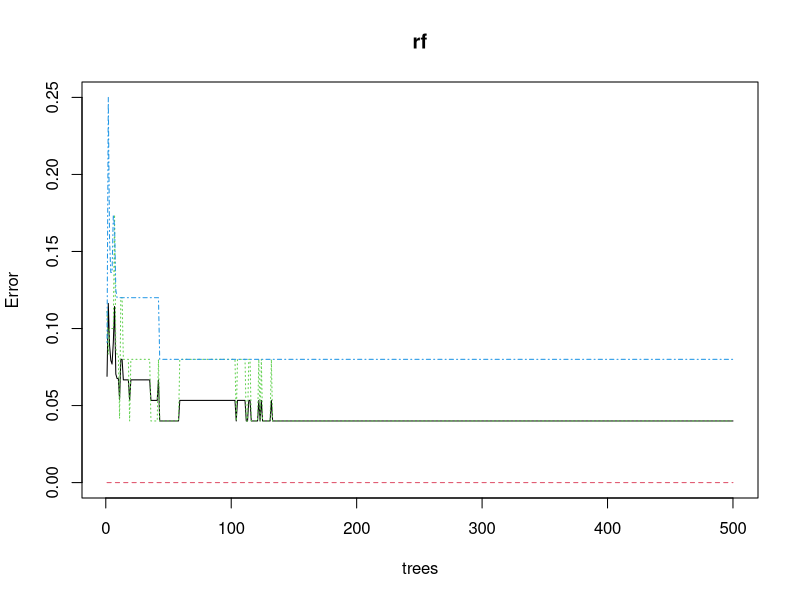
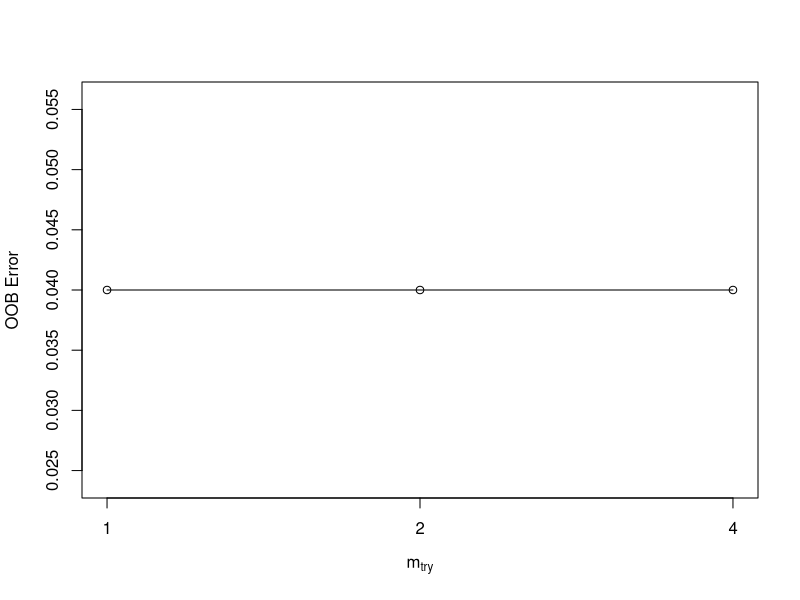
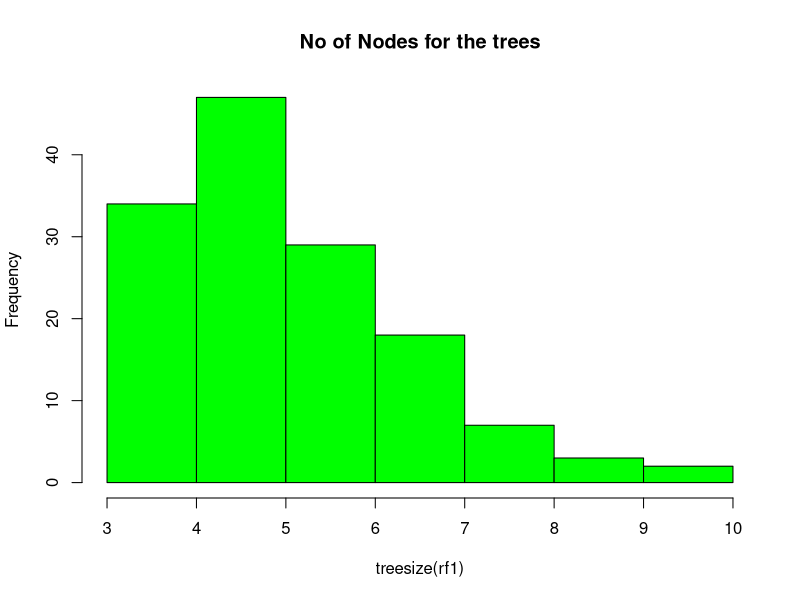
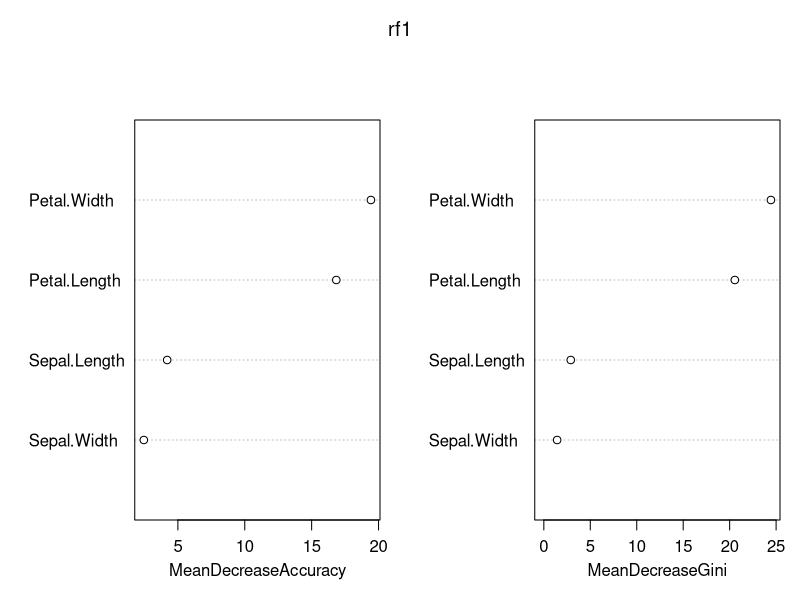
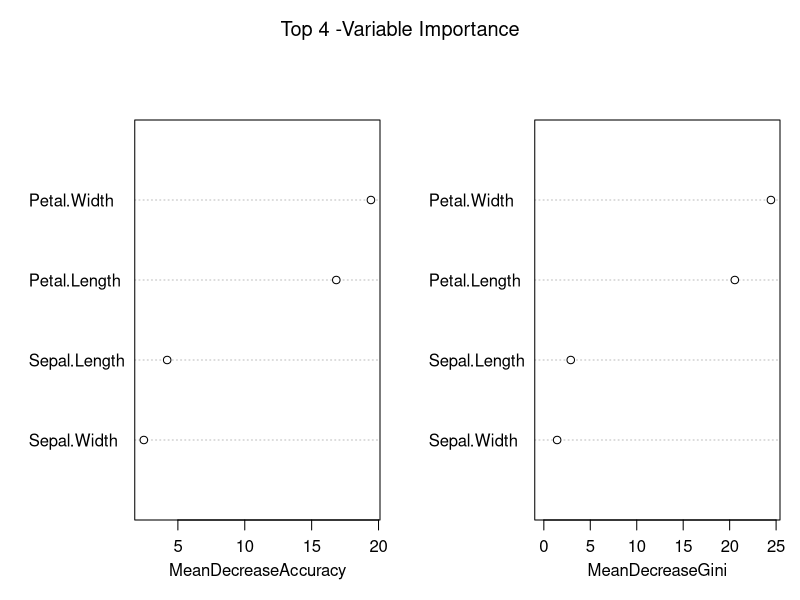
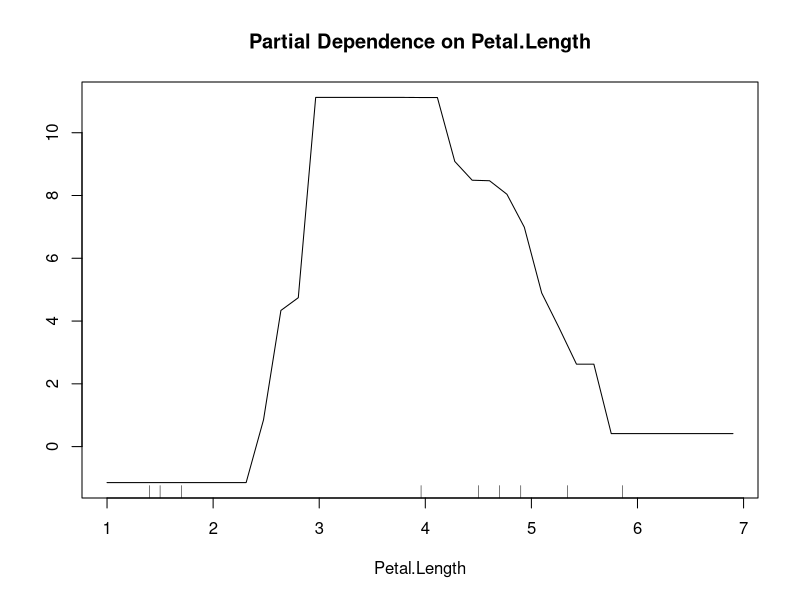
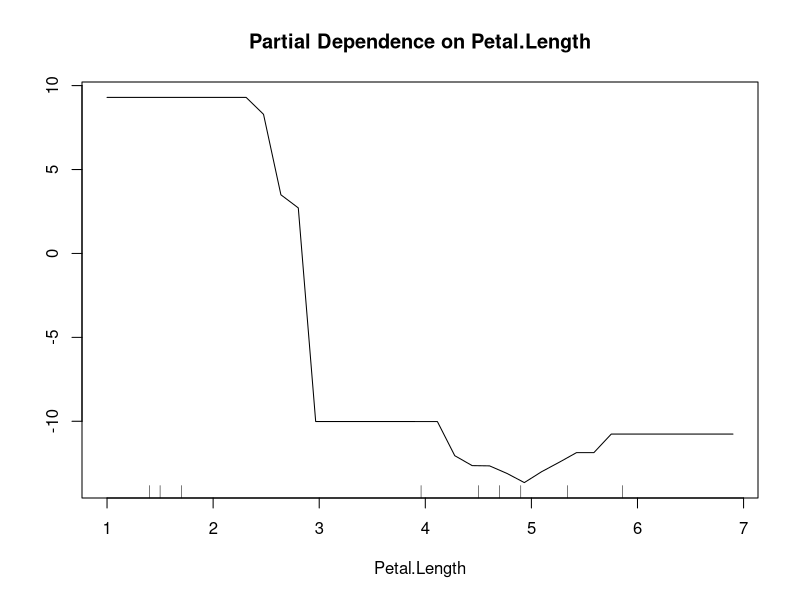
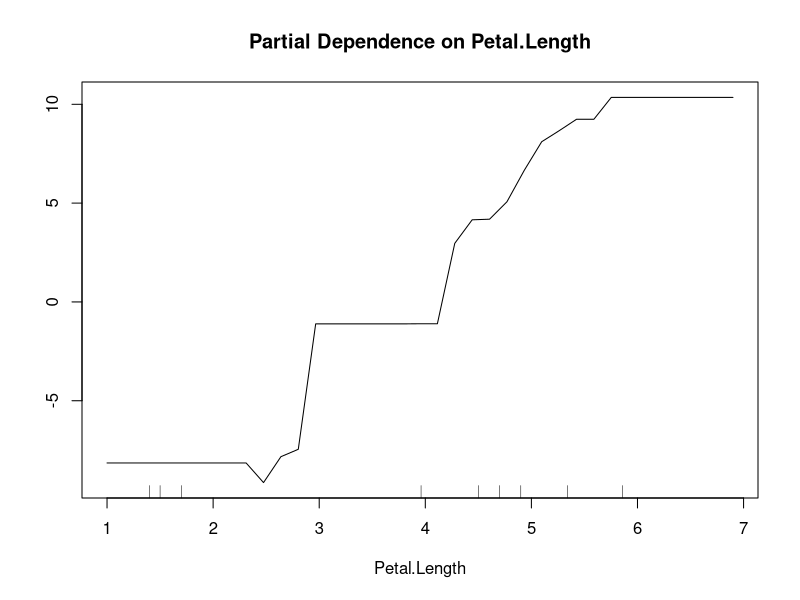

Here is the R script that generated these plots, in order:
library(randomForest)
library(caret)
library(MASS)
# USe the set.seed function so that we get same results each time 
set.seed(123)
data(iris)
View(iris)
# Splitting data into training and testing. As the species are in order 
# splitting the data based on species 
iris_setosa<-iris[iris$Species=="setosa",] # 50
iris_versicolor <- iris[iris$Species=="versicolor",] # 50
iris_virginica <- iris[iris$Species=="virginica",] # 50
iris_train <- rbind(iris_setosa[1:25,],iris_versicolor[1:25,],iris_virginica[1:25,])
View(iris_train)
iris_test <- rbind(iris_setosa[26:50,],iris_versicolor[26:50,],iris_virginica[26:50,])
View(iris_test)
rf <- randomForest(Species~., data=iris_train)
rf  # Description of the random forest with no of trees, mtry = no of variables for splitting

# each tree node.
# Out of bag estimate of error rate is 4 % in Random Forest Model.
attributes(rf)
# Prediction and Confusion Matrix - Training data 
pred1 <- predict(rf, iris_train)
head(pred1)
head(iris_train$Species)

# looks like the first six predicted value and original value matches.

confusionMatrix(pred1, iris_train$Species)  # 100 % accuracy on training data 

# Around 95% Confidence Interval. 
# Sensitivity for all three species/categories is 100 % 

# Prediction with test data - Test Data 
pred2 <- predict(rf, iris_test)
confusionMatrix(pred2, iris_test$Species) # 94,67 % accuracy on test data 

# Error Rate in Random Forest Model :
plot(rf)
# at 200 there is a constant line and it doesnot vary after 200 trees

# Tune Random Forest Model mtry 
tune <- tuneRF(iris_train[,-5], iris_train[,5], stepFactor = 0.5, plot = TRUE, ntreeTry = 300,
               trace = TRUE, improve = 0.05)

rf1 <- randomForest(Species~., data=iris_train, ntree = 140, mtry = 2, importance = TRUE,
                    proximity = TRUE)
rf1  # with the new values after tuning, the OOB estimate error is 4 %

pred1 <- predict(rf1, iris_train)
confusionMatrix(pred1, iris_train$Species)  # 100 % accuracy on training data 

# Around 95% Confidence Interval. 
# Sensitivity for Yes and No is 100 % 

# test data prediction using the Tuned RF1 model
pred2 <- predict(rf1, iris_test)
confusionMatrix(pred2, iris_test$Species) # 96 % accuracy on test data 

# Confidence Interval between 88 to 99 %
# Species Setosa is 100 % accurate, Versicolor is 92 % and Virginica is 96 % Accurate


# no of nodes of trees

hist(treesize(rf1), main = "No of Nodes for the trees", col = "green")

# Majority of the trees has an average number has close to 40 nodes. 

# Variable Importance :

varImpPlot(rf1)

# Mean Decrease Accuracy graph shows that how worst the model performs without each variable.
# say Petal Length is the most important variable for prediction.on looking at Sepat.Width.has least score
# to be used for predication

# MeanDecrease gini graph shows how much by average the gini decreases if one of those nodes were 
# removed. Petal.Width is very important and Sepal.Width is not that important.

varImpPlot(rf1 ,Sort = T, n.var = 4, main = "Top 4 -Variable Importance")

# Quantitative values 
importance(rf1)

varUsed(rf)   # which predictor variables are actually used in the random forest.

# Partial Dependence Plot 
partialPlot(rf1, iris_train, Petal.Length, "versicolor")

partialPlot(rf1, iris_train, Petal.Length, "setosa")

partialPlot(rf1, iris_train, Petal.Length, "virginica")
# if the petal.length is between 2.5 to 5,5, then it is Versicolor
# If the petal.length is between 1 to 3 cms in length, then it is setosa
# if the petal.length is greater than 3 cms in lenth, then it is Virginica
# Extract single tree from the forest :

tr1 <- getTree(rf1, 1, labelVar = TRUE)
tr1
# Multi Dimension scaling plot of proximity Matrix
MDSplot(rf1, iris$Species)

